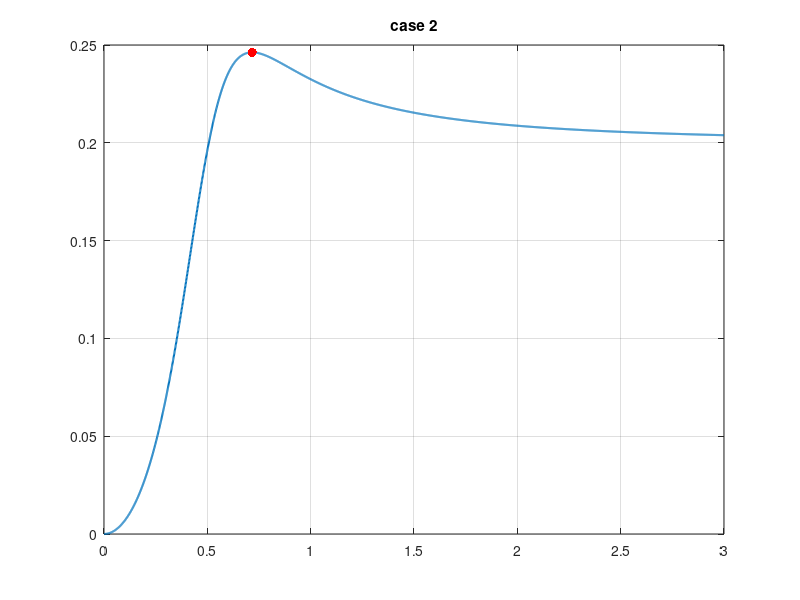

Reproduce this figure in MATLAB.
%%
clear
close all
Rk = 0.7;
Rt =3.6;
E = 10;
x=0:0.001:15;
f= (E*x)./(x+Rk)-(E*x)./(x+Rt);
[fmax,indmax]=max(f); %largest value of vector f is its element nu
% mber indmin 
xmax=x(indmax); 

plot(x,f,'linewidth',1.5)
hold on
plot(xmax,fmax,'r.','markersize',20);
hold off
grid
xlabel('x')
ylabel('f(x)')
%%
clear
close all
kv = 50;
ke = 100;
r = 10000;

%minimum at x=x0
x0=sqrt((2*r*ke)/kv);

%minimum value
L0= kv * x0./2 + ke * r./x0;

%graph
x=0:x0/100:800*x0;
L=kv * x./2 + ke * r./x;

plot(x,L,'linewidth',1.5)
hold
plot(x0,L0,'r.','markersize',20)
hold off
grid
ylim([0,2*L0])
xlabel('x')
ylabel('L(x)')

%%
clear
close all
A=1;
% h = (A - pi*r.^2)./(2*pi*r)
% V = (r.*A-r.^3*pi)./2

r0=(A/(3*pi))^(1/2);
V0=(r0.*A-r0.^3*pi)./2;

r=0:r0/100:1.7*r0;
V = (r.*A-r.^3*pi)./2;

plot(r,V,'linewidth',1.5)
hold on
plot(r0,V0,'r.','markersize',20)
hold off
grid

%%
clear
close all
a = 5;
b = 9;
%MA = MB = b^2/4 + h.^2
%(MC + h).^2 = a^2- b^2/4
%s = -h + 2*sqrt(b^2/4+h.^2) + sqrt(a^2-b^2/4)
if 1> b/(2*a) > (sqrt(3)/2)
    h0 = sqrt(a^2-b^2/4);
    s0= -h0 + 2*sqrt(b^2/4+h0.^2) + sqrt(a^2-b^2/4);
    h=0:h0/100:h0;
    s =-h + 2*sqrt(b^2/4 + h.^2) + sqrt(a^2-b^2/4);
    plot(h,s,'linewidth',1.5)
    hold on
    plot(h0,s0,'r.','markersize',20)
    hold off
    grid
    title('case 2')
else
    h0 = b/sqrt(12);
    s0= -h0 + 2*sqrt(b^2/4+h0.^2) + sqrt(a^2-b^2/4);
    h=0:h0/100:4;
    s =-h + 2*sqrt(b^2/4 + h.^2) + sqrt(a^2-b^2/4);
    plot(h,s,'linewidth',1.5)
    hold on
    plot(h0,s0,'r.','markersize',20)
    hold off
    grid
    title('case 1')
end

%%
clear
close all
L = 10;
h = 4;
v = 1.05;
%PQ=1*t1, QB=v*t2
%t1+t1= PQ+QB/v = sqrt(h^2+x.^2) + (L-x)./v (x = AQ)
x=0:0.001:10;
f=sqrt(h^2+x.^2) + (L-x)./v;
[fmin,indmin]=min(f);%smallest value of vector f is its element number indmin 
xmin=x(indmin); 
plot(x,f,'linewidth',1.5)
hold on
plot(xmin,fmin,'r.','markersize',20);
hold off
grid
xlabel('x')
ylabel('f(x)')
%%
clear
close all
m = 2;
R = 1;
k = 3;
M = 10;
b = 5;

if b^2-2*k*M>0
    w=0:0.01:10;
    C=(m*R*w.^2)./sqrt((k-M*w.^2).^2+(b*w).^2);
    [Cmax,indmax]=max(C); %largest value of vector f is its element nu
% mber indmin 
    wmax=w(indmax); 
    plot(w,C,'linewidth',1.5)
    hold on 
    plot(wmax,Cmax,'r.','markersize',20);
    hold off
    grid
    title('case 1')
else
    w=0:0.001:3;
    C=(m*R*w.^2)./sqrt((k-M*w.^2).^2+(b*w).^2);
    [Cmax,indmax]=max(C); %largest value of vector f is its element nu
% mber indmin 
    wmax=w(indmax); 
    plot(w,C,'linewidth',1.5)
    hold on 
    plot(wmax,Cmax,'r.','markersize',20);
    hold off
    grid
    title('case 2')
end
    
